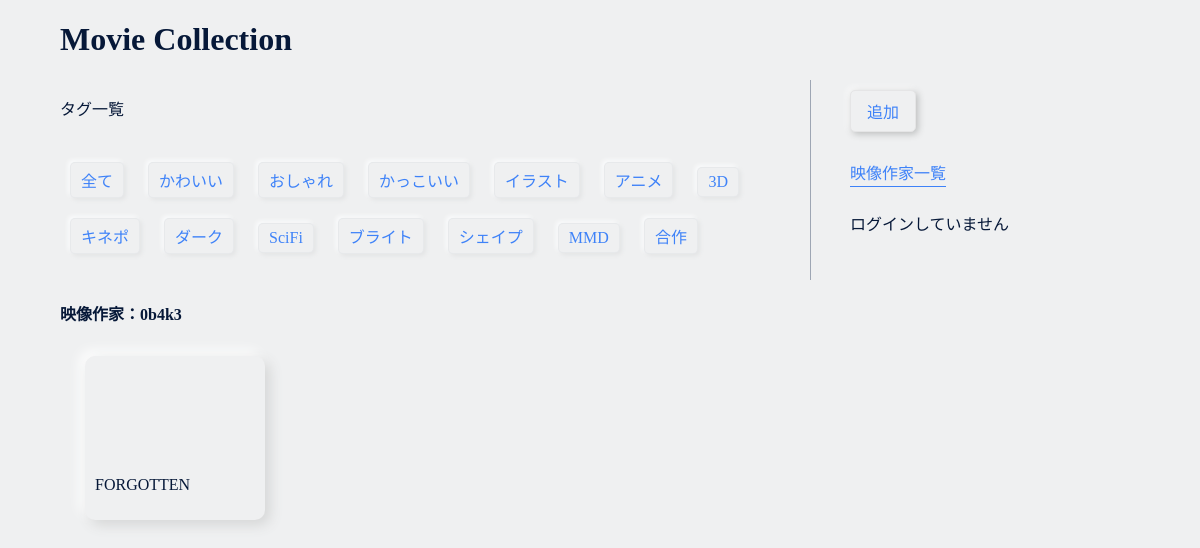
The app's page /list/creator/0b4k3 with its own data.
### collection/models.py (models this page shows, shortened)
class collection(models.Model):
    title = models.CharField(max_length=200)
    link = models.TextField(null=True, blank=True)
    creator = models.CharField(max_length=100, null=True, blank=True)
    discription = models.TextField(null=True, blank=True)
    tags = TaggableManager(blank=True)
    add_by = models.CharField(max_length=100)

### collection/views.py (the view)
# urls.py: path('list/creator/<str:creator>', views.creator_works, name='works'),
def creator_works(request, creator):
    works = collection.objects.filter(creator__icontains=creator).distinct()
    taglist = Tag.objects.all()
    context = {
        'movie_list':works,
        'taglist':taglist,
        'creator':creator,
    }
    return render(request, 'collection/index.html', context)

### collection/templates/collection/index.html (shortened to what this page needs)
{% extends 'collection/base.html' %}
{% load static %}
{% block header %}
<link rel="stylesheet" href="{% static 'css/list.css' %}" type="text/css">
{% endblock header %}
{% block content %}
<header class="header">
    <h1>Movie Collection</h1>
    {% if taglist %}
    <div class="taglist">
        <p class="taglist">タグ一覧</p>
        <div class="taglistContainer">
            <ul>
                <a class="taglist" href={% url 'index' %}>
                    <li class="taglist">
                        全て
                    </li>
                {% for tag in taglist %}
                <a class="taglist" href={% url 'taglist' tag.name %}>
                    <li class="taglist">
                        {{ tag.name }}
                    </li>
                </a>
                {% endfor %}
            </ul>
        </div>
    </div>
    {% endif %}
    <div class="headerR">
        <div class="button">
            <a href="{% url 'add' %}">
                <button>追加</button>
            </a>
        </div>
        <a href="{% url 'creators' %}">
            <div class="CreatorsLink">
                <p class="CreatorsLink">映像作家一覧</p>
            </div>
        </a>
        {% if user.is_authenticated %}
        <p>{{ user.get_username }}でログイン中</p>
        {% else %}
        <p>ログインしていません</p>
        {% endif %}
    </div>
</header>
{% if creator %}
<h4>映像作家：{{ creator }}</h4>
{% endif %}
{% if movie_list %}
<div class="MovieList">
    {% for movie in movie_list %}
    <a href="{% url 'detail' movie.id %}">
        <div class="MovieCard">
            {{ movie.link|safe }}
            <p>{{ movie.title }}</p>
        </div>
    </a>
    {% endfor %}
</div>
{% else %}
<p>No movies are available.</p>
{% endif %}
{% endblock content %}

### static/css/style.css (style rules this page uses)
body { width: 1080px; background-color: #eff0f1; margin: 0 auto; padding: 0 20px; }
* { color: #061838; }
a { color: #3e82f8; text-decoration: none; }
button { appearance: none; border-radius: 5px; background: #eff0f1; color: #3e82f8; padding: 8px 16px; font-size: 16px; border: #e5e5e6 solid 1px; box-shadow: 2px 2px 7px #b9bbbb, -2px -2px 7px #ffffff; cursor: pointer; }
.button { display: block; margin: 10px 100px 10px auto; }
div.button { margin-bottom: 20px; }
div.CreatorsLink { display: inline-block; padding: 8px 0; font-size: 16px; cursor: pointer; }
p.CreatorsLink { margin: 0; padding-bottom: 2px; border-bottom: solid 1px #3e82f8; color: #3e82f8; }
header { margin-bottom: 20px; }
header::after { content: ""; display: block; clear: both; }
li.taglist { list-style-type: none; display: inline-block; text-align: center; padding: 5px 10px; margin: 10px; font-size: 16px; border-radius: 5px; border: #d7dbdf5b 1px solid; background: #eff0f1; color: #3e82f8; box-shadow: 2px 2px 4px #e3e4e5, -2px -2px 4px #fbfcfd; }
a.taglist { color: #3e82f8; text-decoration: none; }
div.taglist { width: 720px; float: left; border-right: #9ea6b4 solid 1px; padding-right: 30px; }
div.taglistContainer { display: flex; }
div.headerR { width: 240px; float: right; padding-left: 20px; padding-right: 50px; }
ul { padding-left: 0; }

### static/css/list.css (style rules this page uses)
.MovieList { width: 100%; display: flex; flex-wrap: wrap; margin-left: 15px; }
.MovieCard { width: 160px; margin: 10px; padding: 10px; border-radius: 10px; border-radius: 10px; background: #eff0f1; box-shadow: 5px 5px 13px #d5d6d6, -5px -5px 13px #ffffff; }
iframe { width: 160px ; height: 90px ; }

### records on screen
Tag: name "かわいい"
Tag: name "おしゃれ"
Tag: name "かっこいい"
Tag: name "イラスト"
Tag: name "アニメ"
Tag: name "3D"
Tag: name "キネポ"
Tag: name "ダーク"
Tag: name "SciFi"
Tag: name "ブライト"
Tag: name "シェイプ"
Tag: name "MMD"
Tag: name "合作"
collection: title "FORGOTTEN"

### other values on screen
{{ creator }} "0b4k3"
